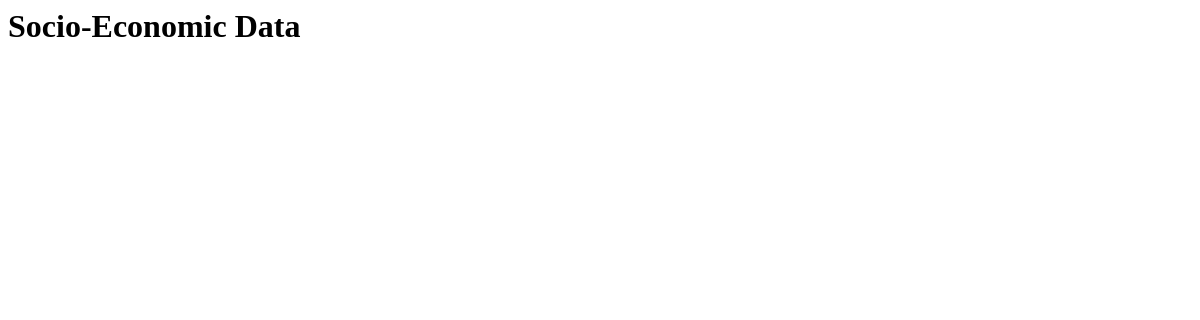
Before: / with the older database file.
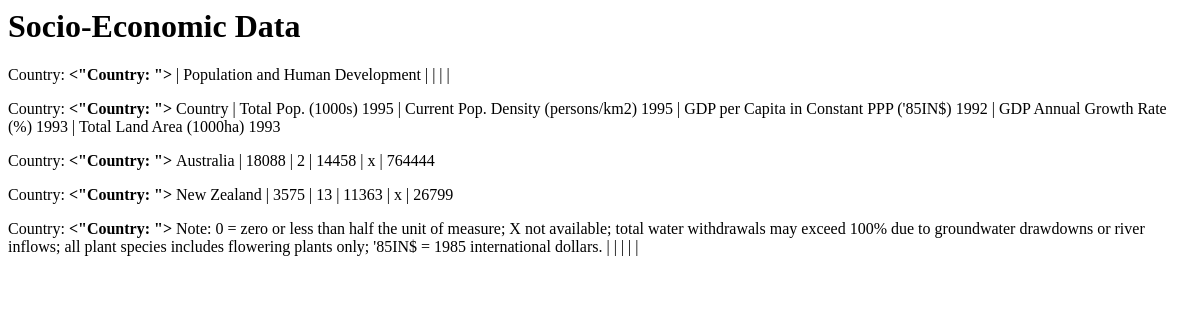
After: the same page with the newer database file.
### tables this page shows
CREATE TABLE Australasia (Country TEXT, TotalPop TEXT, PopDens TEXT, GDP_Cap TEXT, GDP_Growth TEXT, LAND TEXT);

### socio_economic.py (the view)
@app.route('/')
def index():
    conn = sqlite3.connect('socio_economic_data.db')
    conn.row_factory = sqlite3.Row
    cur = conn.cursor()
    cur.execute("select * from Africa")
    cur.execute("select * from Australasia")
    rows = cur.fetchall()
    conn.close()
    return render_template('index.html', rows=rows)

### templates/index.html (shortened to what this page needs)
<html>
    <head>
    </head>
    <body>
        <h1>Socio-Economic Data</h1>
        {% for row in rows %}
        <p>Country:
          <b> <"Country: "> </b>
           {{row["Country"]}} |
            {{ row["TotalPop"]}} |
           {{row['PopDens']}}	|
           {{row["GDP_Cap"]}} |
            {{ row["GDP_Growth"]}} |
           {{row['LAND']}}
        </p>
        {% endfor %}
    </body>
    </html>

Changed rows visible on the page:
added Australasia: TotalPop "Population and Human Development"
added Australasia: Country "Country", TotalPop "Total Pop. (1000s) 1995", PopDens "Current Pop. Density (persons/km2) 1995", GDP_Cap "GDP per Capita in Constant PPP ('85IN$) 1992", GDP_Growth "GDP Annual Growth Rate (%) 1993", LAND "Total Land Area (1000ha) 1993"
added Australasia: Country "Australia", TotalPop "18088", PopDens "2", GDP_Cap "14458", GDP_Growth "x", LAND "764444"
added Australasia: Country "New Zealand", TotalPop "3575", PopDens "13", GDP_Cap "11363", GDP_Growth "x", LAND "26799"
added Australasia: Country "Note: 0 = zero or less than half the unit of measure; X not available; total water withdrawals may exceed 100% due to groundwater drawdowns or river inflows; all plant species includes flowering plants only; '85IN$ = 1985 international dollars."
